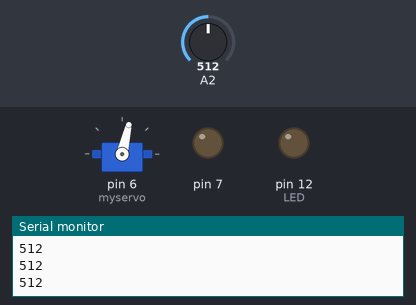
The sketch below on a simulated Arduino Uno, built with avr-gcc and run on an emulated ATmega328P. Parts: servo, output pins drawn as LEDs (lit = HIGH), the last lines printed to the serial monitor. Inputs (shaded band) come from the test bench; at power-on: A2 = 512.

Above: at 1.2 s.
1.3 s: A2 set to 212
At 1.68 s:
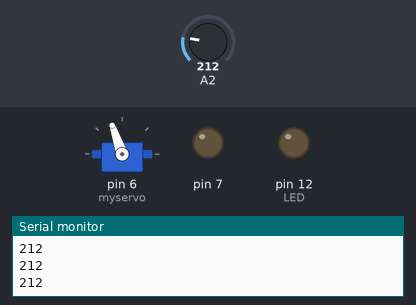
4.3 s: A2 set to 185
At 4.7 s:
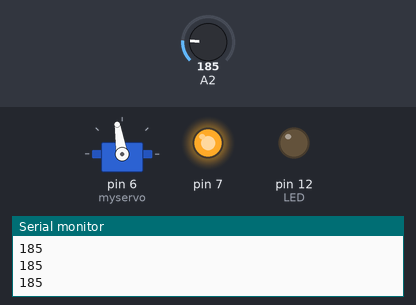
Timing chart, 0 to 7.3 s (numbered marks = the images above; inputs shaded):
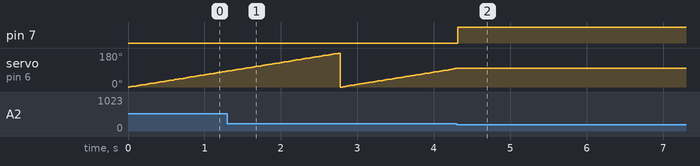

The sketch:

servo_relay.ino
```cpp
#include <Servo.h>
Servo myservo;

int pos = 0;

void setup() {
  Serial.begin(9600);
  myservo.attach(6);
  pinMode(12, OUTPUT);  // LED
  pinMode(7,OUTPUT);
}

void loop() {
  for (pos = 0; pos <= 180; pos += 1) {
    int s1 = analogRead(A2);
    Serial.println(s1);
    if (s1 <200) {
      digitalWrite(7,HIGH);
      break;
    }
    myservo.write(pos);
    digitalWrite(7,LOW);
    delay(15);

}
}
```

Measured:
- the behaviour switches between 200 and 199 on A2 (found by bisection; images 1 and 2)
- after the input at 4.3 s, pin 7: LOW → HIGH at once; servo on pin 6 (myservo): stays 99° (without the input it goes to 100° after 0.01 s)
